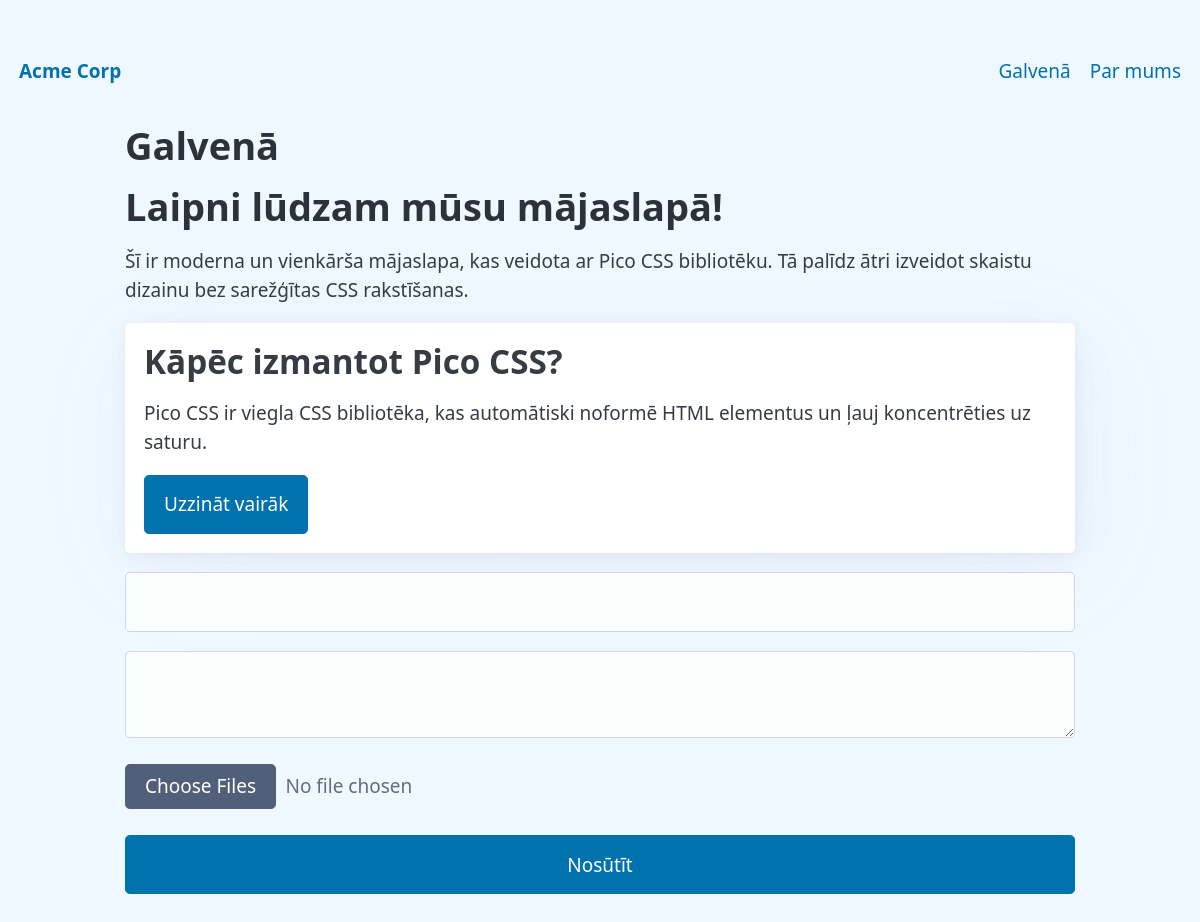
The page / on the database its author committed.
### tables this page shows
CREATE TABLE `pages` (
  `id` int(11) NOT NULL,
  `page_name` varchar(50) NOT NULL,
  `page_content` text NOT NULL,
  `page_date` datetime NOT NULL DEFAULT CURRENT_TIMESTAMP
);

### db.php (called while the page is built, shortened)
<?php
$username = "root";
$password = "root";
$dbname = "PT3_WEB";
$db = new mysqli("localhost",$username,$password,$dbname);
function get_page($page_name){
    global $db;
    $sql = "SELECT `page_name`,`page_content` from pages where page_name=\"{$page_name}\";";
    $result = $db->query($sql);
    if($result->num_rows>0){
        $data = $result->fetch_assoc();
         return $data;
    }
}
function get_nav(){
    global $db;
    $sql = "SELECT id,page_name from pages;";
    $result = $db->query($sql);
    $data = [];
    if($result->num_rows>0){
         while($row = $result->fetch_assoc()){
            array_push($data,$row);
         }
        return $data;
    }else{
        $data["error"] = "Sadaļas nav izveidotas";
        return $data;
    }
}
?>

### index.php (the view, shortened to what this page needs)
<?php
   require "./db.php";
if(isset($_GET["page"])){
   $data = get_page($_GET["page"]);
}else{
       $data = get_page("Galvenā");
}
  include("./nav.php");
?>
    <?php include "./header.php" ?>
    <nav class="container-fluid">
        <ul>
            <li><strong><a href="#">Acme Corp</a></strong></li>
        </ul>
        <ul>
            <?php
                showNav();
            ?>
        </ul>
    </nav>
    <main>
        <div class="container">
            <h1><?=$data["page_name"]?></h1>
            <section id="content">
                <?=$data["page_content"]?>
            </section>
        <form action="./submit.php" method="POST" enctype="multipart/form-data" class="form">
                    <input type="text" name="vards" id="">
                    <textarea name="message" id=""></textarea>
                    <input type="file" name="file[]" id="" accept="image/*" multiple>
                    <button type="submit">Nosūtīt</button>
        </form>
    </div>
    </main>
    <?php include "./footer.php" ?>

### nav.php
<?php
    function showNav(){
    foreach(get_nav() as $item){
               echo "
               <li>
                <a href=\"?page={$item["page_name"]}\">
                        {$item["page_name"]}
                </a>
                </li>";
            }
    }
?>

### style.css (style rules this page uses)
body { background-color: aliceblue; }

### rows shown on the page
pages: page_name "Galvenā", page_content "Laipni lūdzam mūsu mājaslapā! Šī ir moderna un vienkārša mājaslapa, kas veidota ar Pico CSS bibliotēku. Tā palīdz ātri izveidot skaistu dizainu bez sarežģītas CSS rakstīšanas. Kāpēc izmantot Pico CSS? Pico CSS ir viegla CSS bibliotēka, kas automātiski noformē HTML elementus un ļauj koncentrēties uz saturu. Uzzināt vairāk"
pages: page_name "Par mums"
